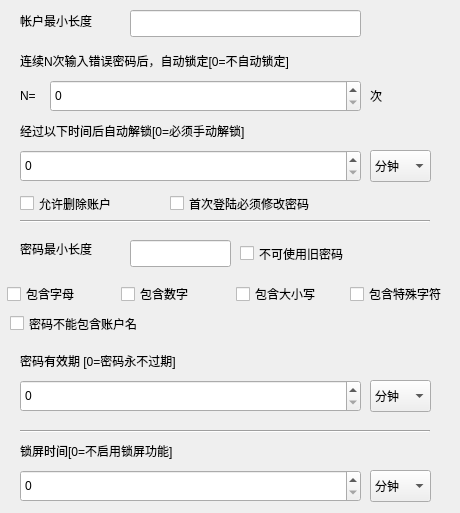
<?xml version="1.0" encoding="UTF-8"?>
<ui version="4.0">
 <class>CMDASAccountPasswordDialog</class>
 <widget class="QDialog" name="CMDASAccountPasswordDialog">
  <property name="geometry">
   <rect>
    <x>0</x>
    <y>0</y>
    <width>460</width>
    <height>513</height>
   </rect>
  </property>
  <property name="windowTitle">
   <string>Dialog</string>
  </property>
  <widget class="QLabel" name="label">
   <property name="geometry">
    <rect>
     <x>20</x>
     <y>10</y>
     <width>101</width>
     <height>21</height>
    </rect>
   </property>
   <property name="text">
    <string>帐户最小长度</string>
   </property>
  </widget>
  <widget class="QLineEdit" name="minAccountLineEdit">
   <property name="geometry">
    <rect>
     <x>130</x>
     <y>10</y>
     <width>231</width>
     <height>27</height>
    </rect>
   </property>
  </widget>
  <widget class="QLineEdit" name="minPasswordLineEdit">
   <property name="geometry">
    <rect>
     <x>130</x>
     <y>240</y>
     <width>101</width>
     <height>27</height>
    </rect>
   </property>
  </widget>
  <widget class="QLabel" name="label_3">
   <property name="geometry">
    <rect>
     <x>20</x>
     <y>240</y>
     <width>101</width>
     <height>17</height>
    </rect>
   </property>
   <property name="text">
    <string>密码最小长度</string>
   </property>
  </widget>
  <widget class="Line" name="line">
   <property name="geometry">
    <rect>
     <x>20</x>
     <y>220</y>
     <width>410</width>
     <height>3</height>
    </rect>
   </property>
   <property name="orientation">
    <enum>Qt::Horizontal</enum>
   </property>
  </widget>
  <widget class="QLabel" name="label_4">
   <property name="geometry">
    <rect>
     <x>20</x>
     <y>350</y>
     <width>231</width>
     <height>21</height>
    </rect>
   </property>
   <property name="text">
    <string>密码有效期 [0=密码永不过期]</string>
   </property>
  </widget>
  <widget class="QSpinBox" name="spinBox_PswValidPeriod">
   <property name="geometry">
    <rect>
     <x>20</x>
     <y>380</y>
     <width>341</width>
     <height>32</height>
    </rect>
   </property>
  </widget>
  <widget class="QComboBox" name="comb_PswValidPeriodUnit">
   <property name="geometry">
    <rect>
     <x>370</x>
     <y>380</y>
     <width>61</width>
     <height>32</height>
    </rect>
   </property>
   <item>
    <property name="text">
     <string>分钟</string>
    </property>
   </item>
   <item>
    <property name="text">
     <string>小时</string>
    </property>
   </item>
   <item>
    <property name="text">
     <string>天</string>
    </property>
   </item>
   <item>
    <property name="text">
     <string>月</string>
    </property>
   </item>
  </widget>
  <widget class="QLabel" name="label_2">
   <property name="geometry">
    <rect>
     <x>20</x>
     <y>50</y>
     <width>381</width>
     <height>21</height>
    </rect>
   </property>
   <property name="text">
    <string>连续N次输入错误密码后，自动锁定[0=不自动锁定]</string>
   </property>
  </widget>
  <widget class="QLabel" name="label_5">
   <property name="geometry">
    <rect>
     <x>20</x>
     <y>80</y>
     <width>31</width>
     <height>31</height>
    </rect>
   </property>
   <property name="text">
    <string>N=</string>
   </property>
  </widget>
  <widget class="QSpinBox" name="spinBox_invalidPswCount">
   <property name="geometry">
    <rect>
     <x>50</x>
     <y>80</y>
     <width>311</width>
     <height>32</height>
    </rect>
   </property>
  </widget>
  <widget class="QLabel" name="label_6">
   <property name="geometry">
    <rect>
     <x>370</x>
     <y>80</y>
     <width>21</width>
     <height>31</height>
    </rect>
   </property>
   <property name="text">
    <string>次</string>
   </property>
  </widget>
  <widget class="QLabel" name="label_7">
   <property name="geometry">
    <rect>
     <x>20</x>
     <y>120</y>
     <width>381</width>
     <height>21</height>
    </rect>
   </property>
   <property name="text">
    <string>经过以下时间后自动解锁[0=必须手动解锁]</string>
   </property>
  </widget>
  <widget class="QSpinBox" name="spinBox_AutoUnlockPeriod">
   <property name="geometry">
    <rect>
     <x>20</x>
     <y>150</y>
     <width>341</width>
     <height>32</height>
    </rect>
   </property>
  </widget>
  <widget class="QComboBox" name="comb_AutoUnlockUnit">
   <property name="geometry">
    <rect>
     <x>370</x>
     <y>150</y>
     <width>61</width>
     <height>32</height>
    </rect>
   </property>
   <item>
    <property name="text">
     <string>分钟</string>
    </property>
   </item>
   <item>
    <property name="text">
     <string>小时</string>
    </property>
   </item>
   <item>
    <property name="text">
     <string>天</string>
    </property>
   </item>
   <item>
    <property name="text">
     <string>月</string>
    </property>
   </item>
  </widget>
  <widget class="QCheckBox" name="cb_deleteAccount">
   <property name="geometry">
    <rect>
     <x>20</x>
     <y>190</y>
     <width>131</width>
     <height>27</height>
    </rect>
   </property>
   <property name="text">
    <string>允许删除账户</string>
   </property>
  </widget>
  <widget class="QCheckBox" name="cb_CantUseOldPsw">
   <property name="geometry">
    <rect>
     <x>240</x>
     <y>240</y>
     <width>141</width>
     <height>27</height>
    </rect>
   </property>
   <property name="text">
    <string>不可使用旧密码</string>
   </property>
  </widget>
  <widget class="QWidget" name="layoutWidget">
   <property name="geometry">
    <rect>
     <x>7</x>
     <y>280</y>
     <width>451</width>
     <height>29</height>
    </rect>
   </property>
   <layout class="QHBoxLayout" name="horizontalLayout">
    <property name="sizeConstraint">
     <enum>QLayout::SetDefaultConstraint</enum>
    </property>
    <item>
     <widget class="QCheckBox" name="cb_Alphabet">
      <property name="text">
       <string>包含字母</string>
      </property>
     </widget>
    </item>
    <item>
     <widget class="QCheckBox" name="cb_Number">
      <property name="text">
       <string>包含数字</string>
      </property>
     </widget>
    </item>
    <item>
     <widget class="QCheckBox" name="cb_UppercaseLowercase">
      <property name="text">
       <string>包含大小写</string>
      </property>
     </widget>
    </item>
    <item>
     <widget class="QCheckBox" name="cb_Extra_Alphabet">
      <property name="text">
       <string>包含特殊字符</string>
      </property>
     </widget>
    </item>
   </layout>
  </widget>
  <widget class="Line" name="line_2">
   <property name="geometry">
    <rect>
     <x>20</x>
     <y>430</y>
     <width>410</width>
     <height>3</height>
    </rect>
   </property>
   <property name="orientation">
    <enum>Qt::Horizontal</enum>
   </property>
  </widget>
  <widget class="QComboBox" name="comb_LockScreenPeriodUnit">
   <property name="geometry">
    <rect>
     <x>370</x>
     <y>470</y>
     <width>61</width>
     <height>32</height>
    </rect>
   </property>
   <item>
    <property name="text">
     <string>分钟</string>
    </property>
   </item>
   <item>
    <property name="text">
     <string>小时</string>
    </property>
   </item>
   <item>
    <property name="text">
     <string>天</string>
    </property>
   </item>
   <item>
    <property name="text">
     <string>月</string>
    </property>
   </item>
  </widget>
  <widget class="QLabel" name="label_8">
   <property name="geometry">
    <rect>
     <x>20</x>
     <y>440</y>
     <width>381</width>
     <height>21</height>
    </rect>
   </property>
   <property name="text">
    <string>锁屏时间[0=不启用锁屏功能]</string>
   </property>
  </widget>
  <widget class="QSpinBox" name="spinBox_LockScreenPeriod">
   <property name="geometry">
    <rect>
     <x>20</x>
     <y>470</y>
     <width>341</width>
     <height>32</height>
    </rect>
   </property>
  </widget>
  <widget class="QCheckBox" name="cb_modifyPasswordFirstLogin">
   <property name="geometry">
    <rect>
     <x>170</x>
     <y>190</y>
     <width>191</width>
     <height>27</height>
    </rect>
   </property>
   <property name="text">
    <string>首次登陆必须修改密码</string>
   </property>
  </widget>
  <widget class="QCheckBox" name="cb_PswCannotContainAccout">
   <property name="geometry">
    <rect>
     <x>10</x>
     <y>310</y>
     <width>181</width>
     <height>27</height>
    </rect>
   </property>
   <property name="text">
    <string>密码不能包含账户名</string>
   </property>
  </widget>
 </widget>
 <resources/>
 <connections/>
</ui>
